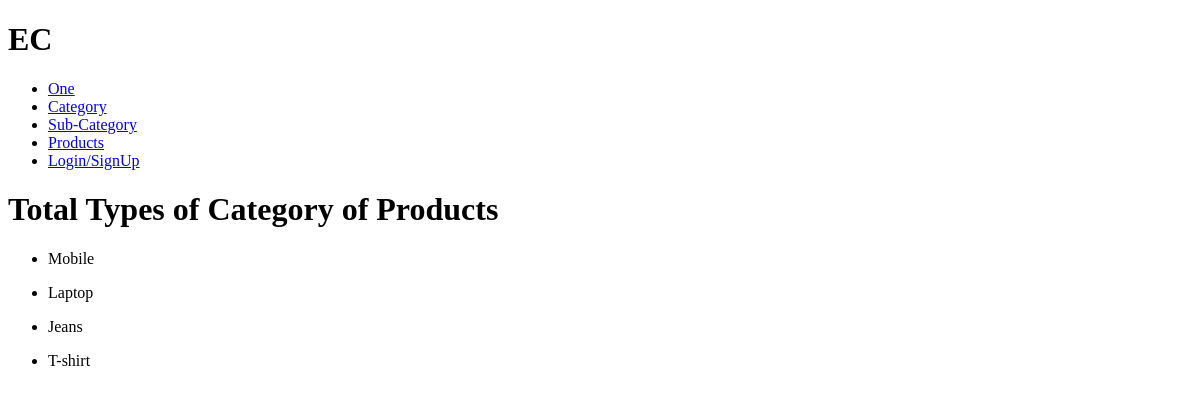
The page /sub-category/ on the database as committed earlier.
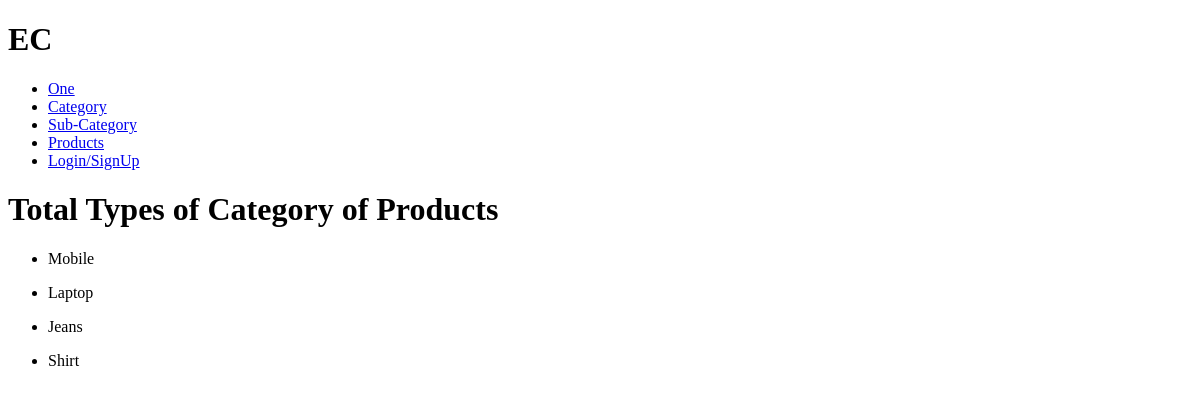
The same page on the database as committed later.
### base/models.py (models this page shows, shortened)
class SubCategory(models.Model):
    category = models.ForeignKey(Category, on_delete=models.CASCADE)
    name = models.CharField(max_length=20)
    created_at = models.DateTimeField(auto_now_add=True)
    updated_at = models.DateTimeField(auto_now=True)
    deleted_at = models.DateTimeField(null=True, blank=True)

### base/views.py (the view)
# urls.py: path("sub-category/", views.subCategorysView, name="sub-category"),
def subCategorysView(request):
    page = "sub_category"
    categories = SubCategory.objects.all()
    context = {"categories":categories, "page":page}
    return render(request, "base/subcategory/sub_category.html", context)

### base/templates/base/subcategory/sub_category.html
{% extends "main.html" %}
{% block content %}
{% if page == "sub_category" %}
    <div>
        <h1>Total Types of Category of Products</h1>
        {% for category in categories %}
            <ul>
                <li>{{category.name}}</li>
            </ul>
        {% endfor %}
    </div>
{% else %}
    <form method="POST">
        {% csrf_token %}
        {{ form.as_p }}
        <button type="submit">Create-Sub-Category</button>
    </form>
{% endif %}
{% endblock content %}

### templates/main.html (shortened to what this page needs)
<!DOCTYPE html>
<html lang="en">
<head>
</head>
<body>
    {% include "navbar.html" %}
    {% block content %}
    {% endblock content %}
</body>
</html>

### templates/navbar.html
<header>
    <div>
        <h1>EC</h1>
        <nav>
            <ul>
                    <li><a href="{% url "home" %}">One</a></li>
                    <li><a href="{% url "category" %}">Category</a></li>
                    <li><a href="{% url "sub-category" %}">Sub-Category</a></li>
                    <li><a href="{% url "products" %}">Products</a></li>
                {% if request.user.is_authenticated %}
                    <li><a href="{% url 'customer' %}">Customer</a></li>
                    <li><a href="{% url 'orders' %}">My Orders</a></li>
                    <li><a href="{% url 'logout' %}">Logout</a></li>
                {% else %}
                    <li><a href="{% url 'login' %}">Login/SignUp</a></li>
                {% endif %}
            </ul>
        </nav>
    </div>
</header>

Rows that differ between the two databases and show on the page:
removed SubCategory: name "T-shirt"
added SubCategory: name "Shirt"
